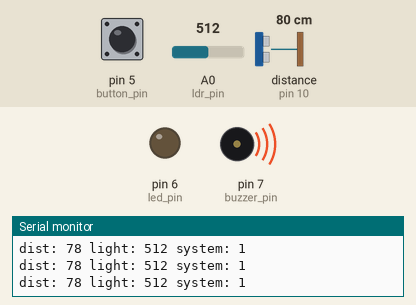
Simulated run of this sketch. Board: Arduino Uno, built with avr-gcc and run on an emulated ATmega328P. Shown: output pins drawn as LEDs (lit = HIGH), buzzer (waves = sounding, pin HIGH), the last lines printed to the serial monitor. Wiring (inferred from the names in the program): ultrasonic range finder: trigger pin 9; echo pin 10. The test bench sets the inputs (shaded band); at power-on: distance to the obstacle (sensor on pin 10) 80 cm, A0 (ldr_pin) = 512, pin 5 (button_pin) HIGH. The echo pulse lasts 58.3 µs per cm; pins used as bus, display or sensor lines are not drawn.

Above: at 1.2 s.
1.3 s: distance to the obstacle (sensor on pin 10) set to 53 cm
2.8 s: distance to the obstacle (sensor on pin 10) set to 48 cm
At 3.6 s:
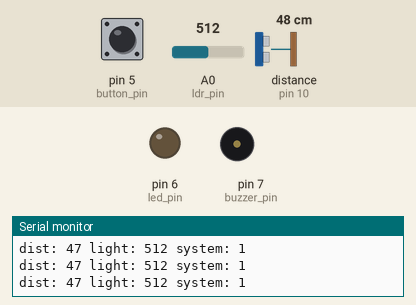
4.5 s: A0 (ldr_pin) set to 785
6.0 s: A0 (ldr_pin) set to 814
At 6.5 s:
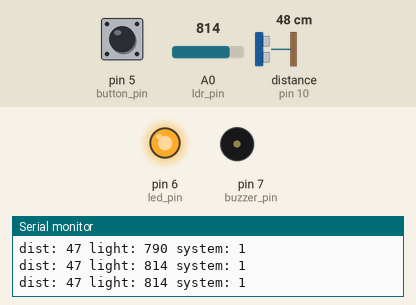
7.7 s: distance to the obstacle (sensor on pin 10) set to 250 cm
At 8.4 s:
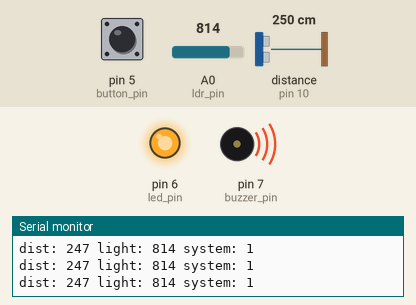
9.3 s: pin 5 (button_pin) pulled LOW for 1 s
At 10.3 s:
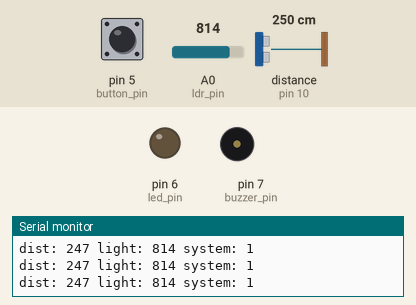
Timing chart, 0 to 12.3 s (numbered marks = the images above; inputs shaded):
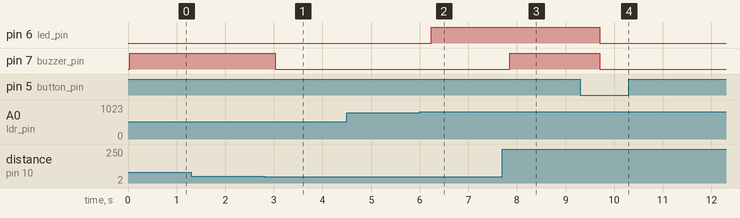

Measured:
- the behaviour switches between 51 and 50 cm on distance to the obstacle (sensor on pin 10) (found by bisection; images 0 and 1)
- the behaviour switches between 799 and 800 on A0 (ldr_pin) (found by bisection; images 1 and 2)
- after the input at 2.8 s, pin 7 (buzzer_pin): HIGH → LOW after 0.23 s
- after the input at 6.0 s, pin 6 (led_pin): LOW → HIGH after 0.24 s
- after the input at 7.7 s, pin 7 (buzzer_pin): LOW → HIGH after 0.15 s
- after the input at 9.3 s, pin 6 (led_pin), pin 7 (buzzer_pin): HIGH → LOW after 0.40 s

The sketch:

project.ino
```cpp
#define trig_pin 9
#define echo_pin 10
#define ldr_pin A0
#define led_pin 6
#define buzzer_pin 7
#define button_pin 5

#define light_min 200
#define light_max 800

#define good_distance_min 35
#define good_distance_max 50

#define sitting_time_limit 1800000

long duration;
int distance;
int light_value;

bool sitting = false;
bool system_on = true;
bool last_button_state = HIGH;

unsigned long start_time = 0;

void setup()
{
  pinMode(trig_pin, OUTPUT);
  pinMode(echo_pin, INPUT);
  pinMode(led_pin, OUTPUT);
  pinMode(buzzer_pin, OUTPUT);
  pinMode(button_pin, INPUT_PULLUP);

  Serial.begin(9600);
}

void loop()
{
  bool current_button_state = digitalRead(button_pin);

  if (last_button_state == HIGH && current_button_state == LOW)
  {
    system_on = !system_on;
    delay(200);
  }

  last_button_state = current_button_state;

  if (!system_on)
  {
    digitalWrite(led_pin, LOW);
    digitalWrite(buzzer_pin, LOW);
    return;
  }

  digitalWrite(trig_pin, LOW);
  delayMicroseconds(2);
  digitalWrite(trig_pin, HIGH);
  delayMicroseconds(10);
  digitalWrite(trig_pin, LOW);

  duration = pulseIn(echo_pin, HIGH);
  distance = duration * 0.034 / 2;

  int sum = 0;
  for(int i = 0; i < 5; i++)
  {
    sum += analogRead(ldr_pin);
    delay(5);
  }
  light_value = sum / 5;

  bool light_ok = (light_value > light_min && light_value < light_max);
  bool posture_ok = (distance > good_distance_min && distance < good_distance_max);

  if (!light_ok)
    analogWrite(led_pin, 255);
  else
    analogWrite(led_pin, 0);

  if (!posture_ok && distance != 0)
    digitalWrite(buzzer_pin, HIGH);
  else
    digitalWrite(buzzer_pin, LOW);

  if (posture_ok && light_ok)
  {
    if (!sitting)
    {
      sitting = true;
      start_time = millis();
    }
  }
  else
  {
    sitting = false;
    start_time = 0;
  }

  if (sitting && millis() - start_time > sitting_time_limit)
  {
    digitalWrite(buzzer_pin, HIGH);
  }

  Serial.print("dist: ");
  Serial.print(distance);
  Serial.print(" light: ");
  Serial.print(light_value);
  Serial.print(" system: ");
  Serial.println(system_on);

  delay(200);
}
```
